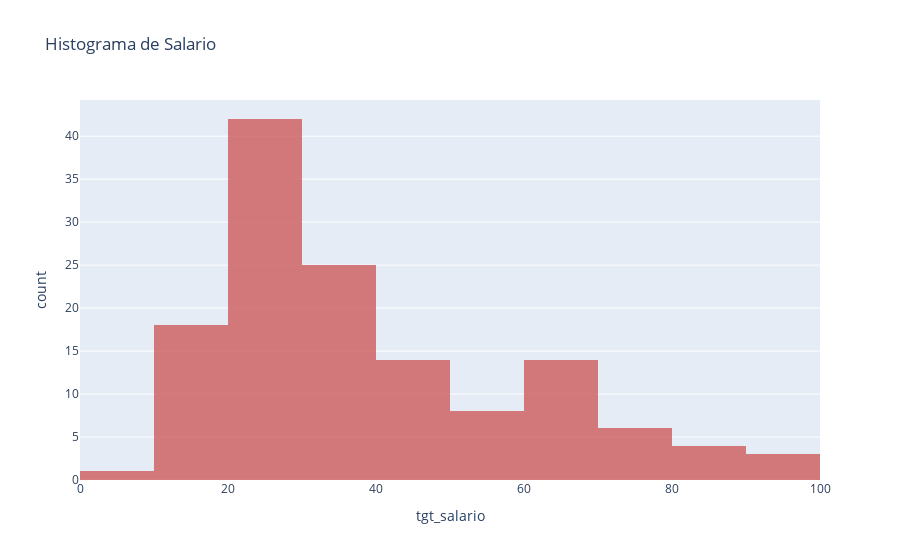
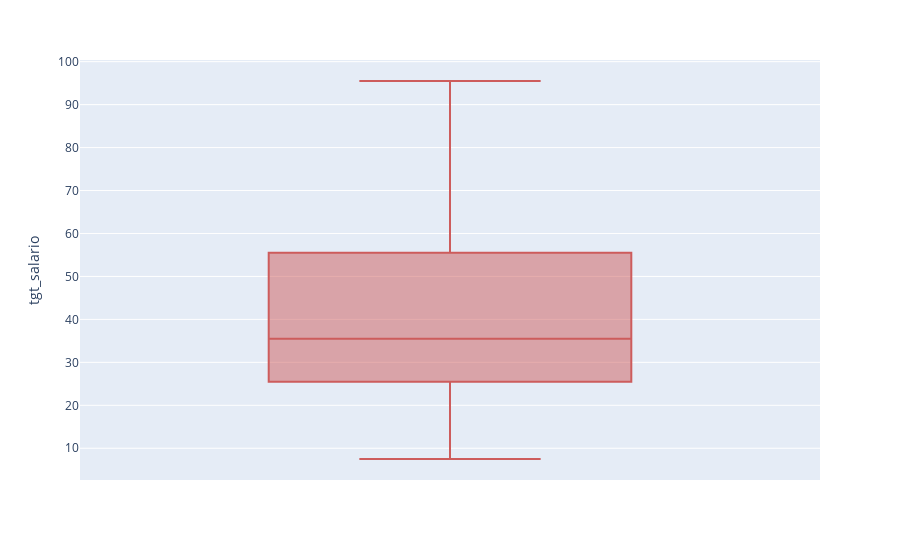

Notebook code cell kept with these figures, in order:
### Code cell
fig = px.histogram(df, x="tgt_salario",
                   title='Histograma de Salario',
                   opacity=0.8,
                   color_discrete_sequence=['indianred'])
fig.show()

fig = px.box(df, y="tgt_salario",color_discrete_sequence=['indianred'])
fig.show()

### Figure 1 — Plotly figure (JSON) as saved in the notebook; plotly's stock layout.template omitted (floating-point values rounded to 4 significant figures; data arrays with more than 128 entries replaced by an {"elided": "..."} marker saying what was removed)
{"data": [{"alignmentgroup": "True", "bingroup": "x", "hovertemplate": "tgt_salario=%{x}<br>count=%{y}<extra></extra>", "legendgroup": "", "marker": {"color": "indianred", "opacity": 0.8, "pattern": {"shape": ""}}, "name": "", "offsetgroup": "", "orientation": "v", "showlegend": false, "type": "histogram", "x": {"elided": "135 float values"}, "xaxis": "x", "yaxis": "y"}], "layout": {"barmode": "relative", "legend": {"tracegroupgap": 0}, "title": {"text": "Histograma de Salario"}, "xaxis": {"anchor": "y", "domain": [0, 1], "title": {"text": "tgt_salario"}}, "yaxis": {"anchor": "x", "domain": [0, 1], "title": {"text": "count"}}}}

### Figure 2 — Plotly figure (JSON) as saved in the notebook; plotly's stock layout.template omitted (floating-point values rounded to 4 significant figures; data arrays with more than 128 entries replaced by an {"elided": "..."} marker saying what was removed)
{"data": [{"alignmentgroup": "True", "hovertemplate": "tgt_salario=%{y}<extra></extra>", "legendgroup": "", "marker": {"color": "indianred"}, "name": "", "notched": false, "offsetgroup": "", "orientation": "v", "showlegend": false, "type": "box", "x0": " ", "xaxis": "x", "y": {"elided": "135 float values"}, "y0": " ", "yaxis": "y"}], "layout": {"boxmode": "group", "legend": {"tracegroupgap": 0}, "margin": {"t": 60}, "xaxis": {"anchor": "y", "domain": [0, 1]}, "yaxis": {"anchor": "x", "domain": [0, 1], "title": {"text": "tgt_salario"}}}}
